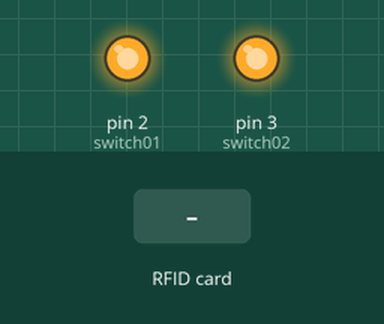
Recording of a sketch running on a simulated Arduino Uno, built with avr-gcc and run on an emulated ATmega328P. Parts: output pins drawn as LEDs (lit = HIGH). The test bench sets the inputs (shaded band). Pins used as bus, display or sensor lines are not drawn.

Above: at 1.2 s.
1.3 s: RFID card 46 24 86 32 held to the reader
At 2.1 s:
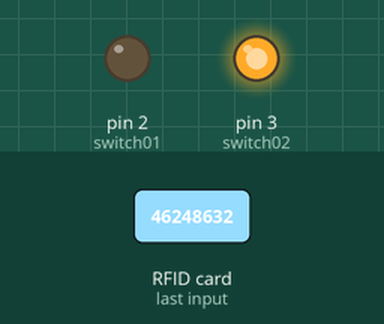
4.3 s: RFID card 49 15 B0 6E held to the reader
At 4.6 s:
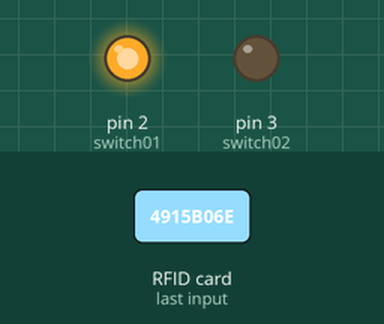
Timing chart, 0 to 7.8 s (numbered marks = the images above; inputs shaded):
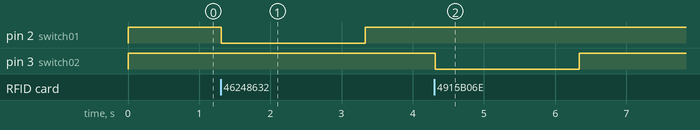

The sketch:

RFID_main.ino
```cpp
#include <SPI.h>
#include <MFRC522.h>

#define switch01 2
#define switch02 3
#define boardR 9600
#define SS_PIN 10
#define RST_PIN 9

byte readCard[4];
String tag_UID01 = "46248632";
String tag_UID02 = "4915B06E";
String tagID = "";
MFRC522 mfrc522(SS_PIN, RST_PIN);

void setup(){
  Serial.begin(boardR);

  pinMode(switch01,OUTPUT);
  pinMode(switch02,OUTPUT);

  digitalWrite(switch01,1);
  digitalWrite(switch02,1);

  SPI.begin();
  mfrc522.PCD_Init();
}

void loop(){
  while (readID())
  {
    if (tagID == tag_UID01)
    {
      digitalWrite(switch01,0);
      delay(2000);
    }
    else if (tagID == tag_UID02)
    {
      digitalWrite(switch02,0);
      delay(2000);
    }
    else
    {
      digitalWrite(switch01,1);
      digitalWrite(switch02,1);
    }
  }
  digitalWrite(switch01,1);
  digitalWrite(switch02,1);
  /*DEBUIG
  if(Serial.available()){
    char data = Serial.read();
    if(data=='a'){
      digitalWrite(switch01,1);
    }
    else if(data=='d'){
      digitalWrite(switch01,0);
    }
    else if(data=='s'){
      digitalWrite(switch02,1);
    }
    else if(data=='w'){
      digitalWrite(switch02,0);
    }
  }*/
}

boolean readID(){
  if ( ! mfrc522.PICC_IsNewCardPresent()){
    return false;
  }
  if ( ! mfrc522.PICC_ReadCardSerial())
  {
    return false;
  }
  tagID = "";

  for ( uint8_t i = 0; i < 4; i++)
  {
    tagID.concat(String(mfrc522.uid.uidByte[i], HEX));
  }
  tagID.toUpperCase();
  mfrc522.PICC_HaltA();
  return true;
}
```

Measured:
- after the input at 1.3 s, pin 2 (switch01): HIGH → LOW at once, → HIGH 2.0 s later
- after the input at 4.3 s, pin 3 (switch02): HIGH → LOW at once, → HIGH 2.0 s later
